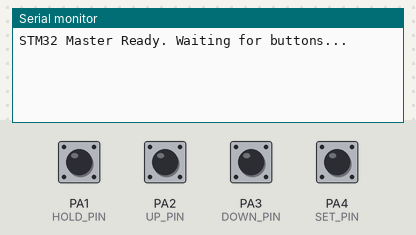
Simulated run of this sketch. Board: STM32 Blue Pill. On the bench: the last lines printed to the serial monitor. The test bench sets the inputs (shaded band); at power-on: PA1 (HOLD_PIN), PA2 (UP_PIN), PA3 (DOWN_PIN), PA4 (SET_PIN) HIGH.

Above: at 3.2 s.
3.3 s: PA1 (HOLD_PIN) pulled LOW for 0.15 s
At 4.5 s:
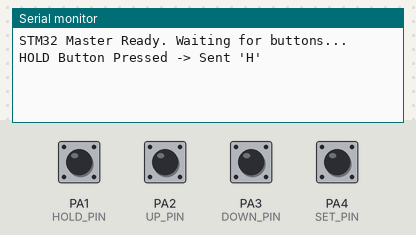
4.9 s: PA2 (UP_PIN) pulled LOW for 0.15 s
At 6.0 s:
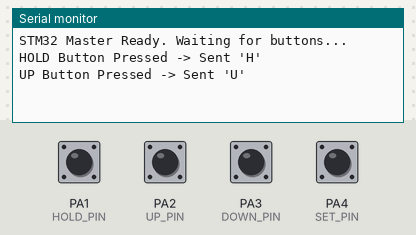
6.5 s: PA3 (DOWN_PIN) pulled LOW for 0.15 s
At 7.2 s:
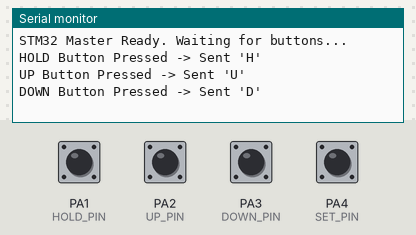
8.1 s: PA4 (SET_PIN) pulled LOW for 0.15 s
At 8.4 s:
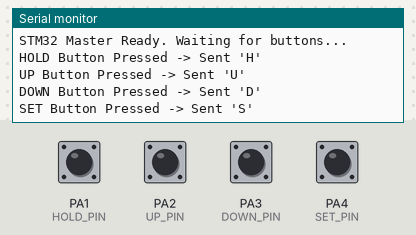

The sketch:

stm32_master.ino
```cpp
/**
 * STM32 Master Controller — Button Input & UART Command Transmitter
 *
 * Hardware: STM32F103C8T6 (Blue Pill)
 * Platform: STM32duino (Arduino Core for STM32)
 *
 * Reads four push buttons and transmits single-character UART commands
 * to downstream modules (waveform generator / display).
 *
 * UART Command Protocol:
 *   'H' — HOLD (toggle waveform freeze)
 *   'U' — UP   (increase parameter)
 *   'D' — DOWN (decrease parameter)
 *   'S' — SET  (reset parameter)
 *
 * Integration Note:
 *   The waveform generator and display modules do not currently implement
 *   UART receive handlers. These commands are transmitted but not processed
 *   by downstream firmware. See docs/limitations.md.
 */

// ============================================================
// Pin Definitions
// ============================================================
#define HOLD_PIN  PA1
#define UP_PIN    PA2
#define DOWN_PIN  PA3
#define SET_PIN   PA4

// ============================================================
// UART Configuration
// ============================================================
#define DEBUG_BAUD_RATE    9600   // USB Serial (debug output to PC)
#define COMMAND_BAUD_RATE  9600   // Hardware UART (Serial1, TX on PA9)

// ============================================================
// Timing Constants
// ============================================================
#define USB_INIT_DELAY_MS  2000   // Wait for USB enumeration
#define DEBOUNCE_DELAY_MS  200    // Simple blocking debounce

// ============================================================
// UART Command Characters
// ============================================================
#define CMD_HOLD  'H'
#define CMD_UP    'U'
#define CMD_DOWN  'D'
#define CMD_SET   'S'

// ============================================================
// State Variables
// ============================================================
bool lastHoldState = HIGH;
bool lastUpState   = HIGH;
bool lastDownState = HIGH;
bool lastSetState  = HIGH;

// ============================================================
// Setup
// ============================================================
void setup() {
  Serial.begin(DEBUG_BAUD_RATE);
  Serial1.begin(COMMAND_BAUD_RATE);

  pinMode(HOLD_PIN, INPUT_PULLUP);
  pinMode(UP_PIN,   INPUT_PULLUP);
  pinMode(DOWN_PIN, INPUT_PULLUP);
  pinMode(SET_PIN,  INPUT_PULLUP);

  delay(USB_INIT_DELAY_MS);
  Serial.println("STM32 Master Ready. Waiting for buttons...");
}

// ============================================================
// Main Loop
// ============================================================
void loop() {
  handleButtons();
}

/**
 * Read all buttons and transmit UART commands on falling edge.
 * Uses simple edge detection (HIGH -> LOW transition).
 *
 * Note: Uses blocking delay() for debounce. A millis()-based
 * non-blocking approach would be preferable for production use.
 */
void handleButtons() {
  bool currentHold = digitalRead(HOLD_PIN);
  bool currentUp   = digitalRead(UP_PIN);
  bool currentDown = digitalRead(DOWN_PIN);
  bool currentSet  = digitalRead(SET_PIN);

  if (currentHold == LOW && lastHoldState == HIGH) {
    sendCommand(CMD_HOLD, "HOLD");
  }

  if (currentUp == LOW && lastUpState == HIGH) {
    sendCommand(CMD_UP, "UP");
  }

  if (currentDown == LOW && lastDownState == HIGH) {
    sendCommand(CMD_DOWN, "DOWN");
  }

  if (currentSet == LOW && lastSetState == HIGH) {
    sendCommand(CMD_SET, "SET");
  }

  lastHoldState = currentHold;
  lastUpState   = currentUp;
  lastDownState = currentDown;
  lastSetState  = currentSet;
}

/**
 * Transmit a single command character via hardware UART
 * and log the action to USB Serial for debugging.
 */
void sendCommand(char cmd, const char* label) {
  Serial1.print(cmd);
  Serial.print(label);
  Serial.print(" Button Pressed -> Sent '");
  Serial.print(cmd);
  Serial.println("'");
  delay(DEBOUNCE_DELAY_MS);
}
```

Measured:
- after the input at 3.3 s, the serial monitor: prints a new line at once (image 1)
- after the input at 4.9 s, the serial monitor: prints a new line at once (image 2)
- after the input at 6.5 s, the serial monitor: prints a new line at once (image 3)
- after the input at 8.1 s, the serial monitor: prints a new line at once (image 4)
